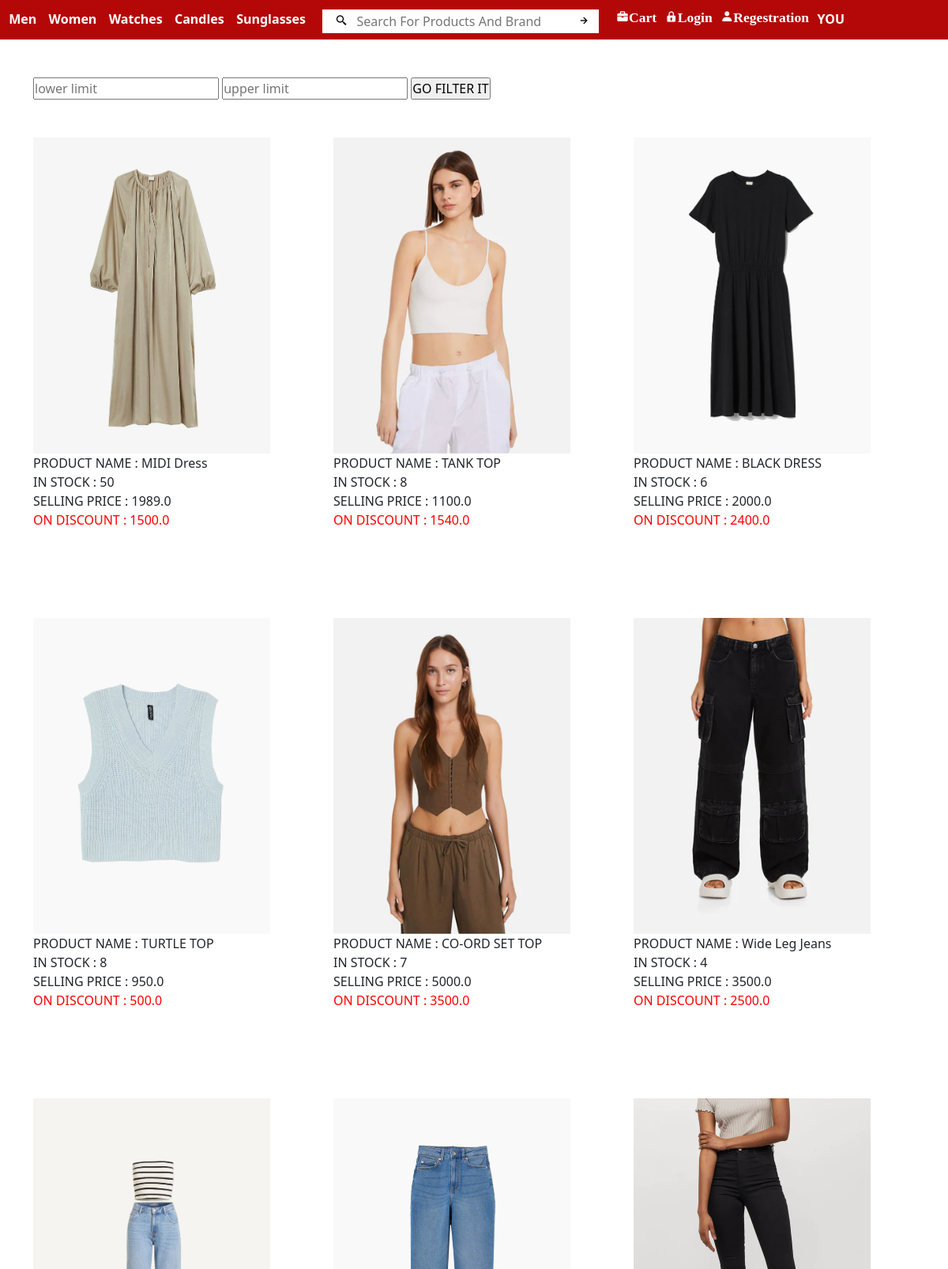
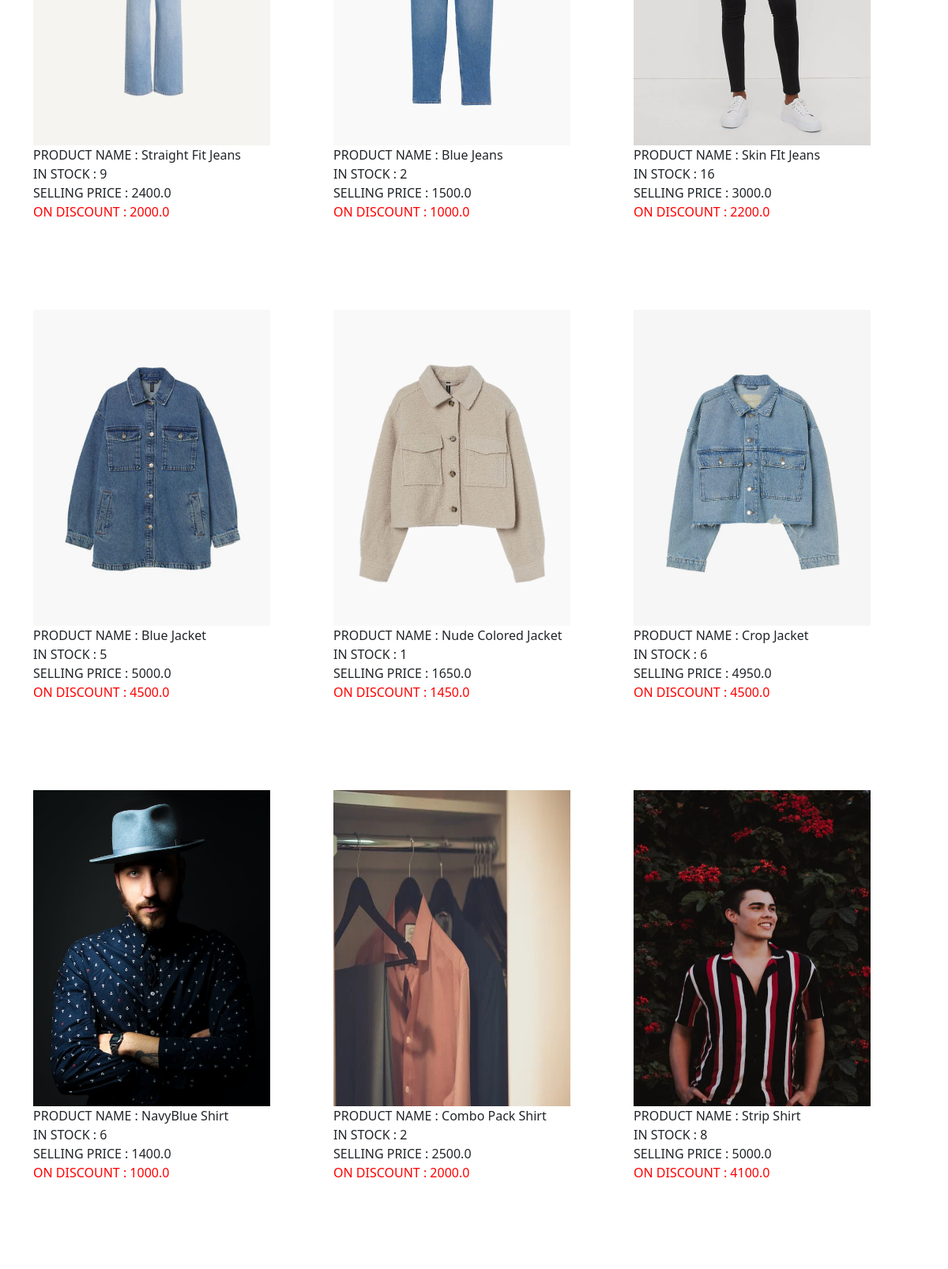
/filter/ (upper part), run on the app's committed database (2 pictures, top to bottom).
### app/models.py (models this page shows, shortened)
class Product(models.Model):
    name=models.CharField(max_length=100)
    sellingprice=models.FloatField()
    description=models.TextField()
    discountedprice=models.FloatField()
    quantity=models.IntegerField()
    brand=models.CharField(max_length=100)
    category=models.CharField(choices=ch,max_length=3)
    image=models.ImageField(upload_to="productimg")
    objects=models.Manager()
    products=MyManager()

### app/views.py (the view, shortened to what this page needs)
# urls.py: path('filter/',views.filterprice,name='filter'),
def filterprice(req):
    data=Product.objects.all()
    return render(req,'app/filter.html',{'data':data})

### app/templates/app/filter.html (shortened to what this page needs)
{% extends 'app/base.html' %}
{% block one %}
<div class="container my-5">
    <div class="col">
        <div class="row">
            <form action="" method="post">
                <input type="text" placeholder="lower limit" name="mx">
                <input type="text" placeholder="upper limit" name="mn">
                <input type="submit" value="GO FILTER IT">
            </form>
            {% if data %}
            {% for i in data %}
    <div class="col my-5">
        <a href="{% url 'productdetail' i.id %}"><img src="{{i.image.url}}" alt="" height="400" width="300"></a>
    <div>
    PRODUCT NAME : {{i.name}} <br>
    IN STOCK : {{i.quantity}} <br>
    SELLING PRICE : {{i.sellingprice}} <br>
    <p style="color: red;">ON DISCOUNT : {{i.discountedprice}} </p>
    </div>
    </div>
    {% endfor %}
    {% else %}
    <br><br>
    <h1 style="color: red;">OOPS !! We Have Nothing That Matches Your Query.</h1>
    <br>
    <a href="{% url 'filter' %}" style="text-decoration: none;"><button class="fbtn">Please Try Again</button> </a>
    {% endif %}
</div>
</div>
</div>
{% endblock one %}

### app/static/app/css/style.css (style rules this page uses)
* { padding: 0; margin: 0; }

### data on the page
Product: image (picture), name "MIDI Dress", quantity "50", sellingprice "1989.0", discountedprice "1500.0"
Product: image (picture), name "TANK TOP", quantity "8", sellingprice "1100.0", discountedprice "1540.0"
Product: image (picture), name "BLACK DRESS", quantity "6", sellingprice "2000.0", discountedprice "2400.0"
Product: image (picture), name "TURTLE TOP", quantity "8", sellingprice "950.0", discountedprice "500.0"
Product: image (picture), name "CO-ORD SET TOP", quantity "7", sellingprice "5000.0", discountedprice "3500.0"
Product: image (picture), name "Wide Leg Jeans", quantity "4", sellingprice "3500.0", discountedprice "2500.0"
Product: image (picture), name "Straight Fit Jeans", quantity "9", sellingprice "2400.0", discountedprice "2000.0"
Product: image (picture), name "Blue Jeans", quantity "2", sellingprice "1500.0", discountedprice "1000.0"
Product: image (picture), name "Skin FIt Jeans", quantity "16", sellingprice "3000.0", discountedprice "2200.0"
Product: image (picture), name "Blue Jacket", quantity "5", sellingprice "5000.0", discountedprice "4500.0"
Product: image (picture), name "Nude Colored Jacket", quantity "1", sellingprice "1650.0", discountedprice "1450.0"
Product: image (picture), name "Crop Jacket", quantity "6", sellingprice "4950.0", discountedprice "4500.0"
Product: image (picture), name "NavyBlue Shirt", quantity "6", sellingprice "1400.0", discountedprice "1000.0"
Product: image (picture), name "Combo Pack Shirt", quantity "2", sellingprice "2500.0", discountedprice "2000.0"
Product: image (picture), name "Strip Shirt", quantity "8", sellingprice "5000.0", discountedprice "4100.0"
